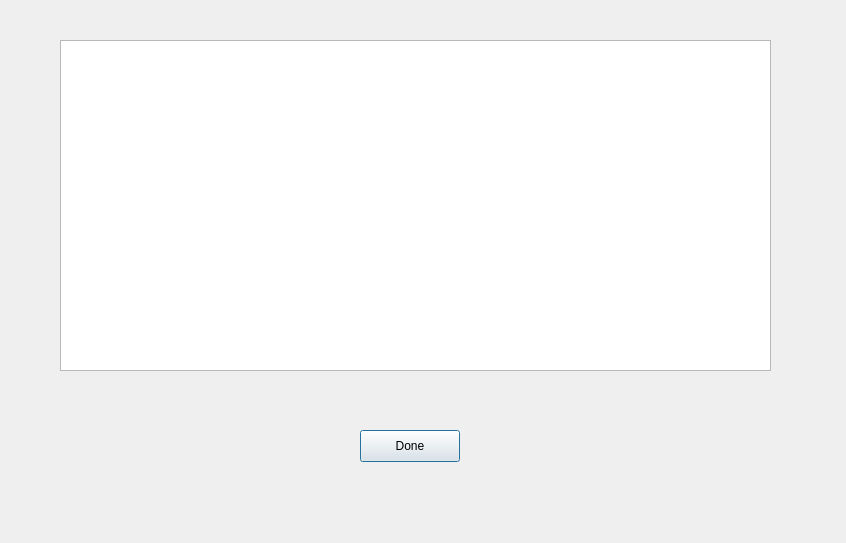
<?xml version="1.0" encoding="UTF-8"?>
<ui version="4.0">
 <class>listinstructors</class>
 <widget class="QDialog" name="listinstructors">
  <property name="geometry">
   <rect>
    <x>0</x>
    <y>0</y>
    <width>846</width>
    <height>543</height>
   </rect>
  </property>
  <property name="windowTitle">
   <string>Dialog</string>
  </property>
  <widget class="QTableWidget" name="tableWidget">
   <property name="geometry">
    <rect>
     <x>60</x>
     <y>40</y>
     <width>711</width>
     <height>331</height>
    </rect>
   </property>
  </widget>
  <widget class="QPushButton" name="Done_Button">
   <property name="geometry">
    <rect>
     <x>360</x>
     <y>430</y>
     <width>100</width>
     <height>32</height>
    </rect>
   </property>
   <property name="text">
    <string>Done</string>
   </property>
  </widget>
 </widget>
 <resources/>
 <connections/>
</ui>
